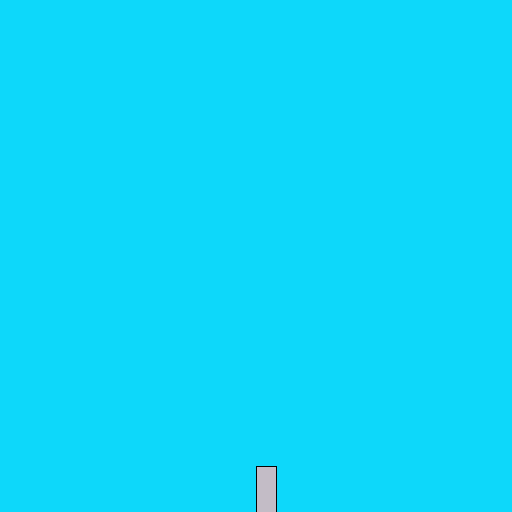
Frame 1 (no input)
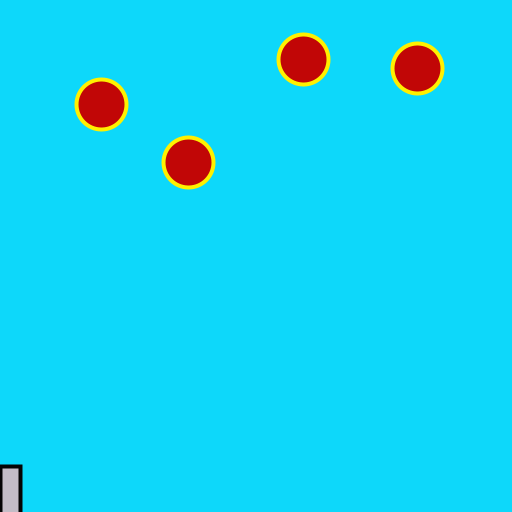
Frame 60 (the mouse pressed at the canvas centre just before this capture)
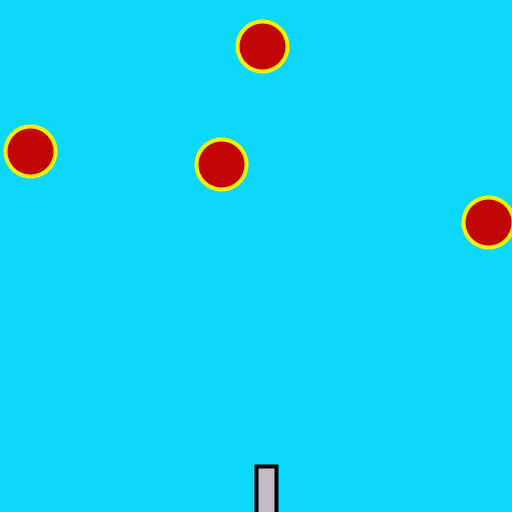
Frame 120 (the mouse held since frame 60 and released just before this capture)

The Processing sketch that drew these frames (run headless with seeded random() and noise(); from frame 60 on, the mouse is pressed at the canvas centre):

// Processing sketch: Perfetto_Bullet
// ── Perfetto_Bullet.pde
ArrayList<Bullet>b= new ArrayList<Bullet>();
ArrayList<Asteroid>a= new ArrayList<Asteroid>();
//Asteroid test;
Gun g;
void setup() {
  size(512, 512);
  frameRate(60);
  //b=new Bullet(width/2, height/2);
  g= new Gun(width/2, (height/2)+210);
  // test=new Asteroid();
}

void draw() {
  background(#0DD8FA);

  if (((int)random(0, 100)<5)) {
    a.add(new Asteroid());
  }

  for (Bullet bi : b) {
    bi.parti();
  }

  for (Asteroid ast : a) {
    ast.starta();
    for (Bullet bi : b) {
      ast.colpito(bi);
    }
  }
  g.gungun();
}

/*
void mousePressed() {
 
 if (mouseButton==RIGHT) {
 for (Asteroid ast : a) {
 ast.on=true;
 }
 }
 }
 */

void keyPressed() {
  if (key=='a') {
    b.add(g.shot());
  }
  if (key=='c'|| key=='r') {
    b.clear();
    a.clear();
    setup();
  }
  if (key=='s') {
    for (Asteroid ast : a) {
      ast.on=true;
    }
  }
}

// ── Asteroid.pde
class Asteroid {
  int x;
  int y;
  int speed_x;
  int  speed_y;
  int diametro=50;
  int spes=4;
  boolean on;

  Asteroid() {
    x=(int)(random(0, width));
    y=(int)(random(0, 256));
    speed_x=(int)(random(2, 7));
    speed_y=(int)(random(-2, 2));
    diametro=50;
    spes=4;
    on=true;
  }

  void disegna() {
    stroke(#FFF000);
    strokeWeight(spes);
    if (on) {
      fill(#C10606);
      circle(x, y, diametro);
    }
    if (!on) {
      fill(#C3BCC6);
      circle(x, y, diametro);
    }
  }

  void muovi() {
    if (!on) {
      x+=speed_x;
      y+=abs(0.2);
    } else {
      x+=speed_x;
      y+=speed_y;
    }
  }

  void colpito(Bullet b) {
    if (dist(x, y, b.x, b.y)<30 && on) {
      on=false;
    }
  }

  void starta() {
    disegna();
    muovi();
  }
}

// ── Bullet.pde
class Bullet {
  int x;
  int y;
  color c=(#B505FC);
  int speed_y;
  int diametro=10;

  Bullet() {
  }
  Bullet(int x, int y) {
    this.x=x;
    this.y=y;
  }

  void disegna() {
    noStroke();
    fill(c);
    circle(x, y, diametro);
  }

  void muovi() {
    y-=abs(10);
  }

  void parti() {
    disegna();
    muovi();
  }
}

// ── Gun.pde
class Gun {

  int x=0;
  int y=0;
  int base=20;
  int h=70;

  Gun(int x, int y) {
    this.x=x;
    this.y=y;
    base=20;
    h=70;
  }

  void disegna() {
    noStroke();
    stroke(4);
    fill(#C3BCC6);
    rect(x, y, base, h);
  }

  void muovi() {
    x=mouseX;
    x=constrain(mouseX, 0, 490);
  }

  Bullet shot() {
    Bullet r= new Bullet(mouseX+10, y);
    return r;
  }

  void gungun() {
    disegna();
    muovi();
  }
}
